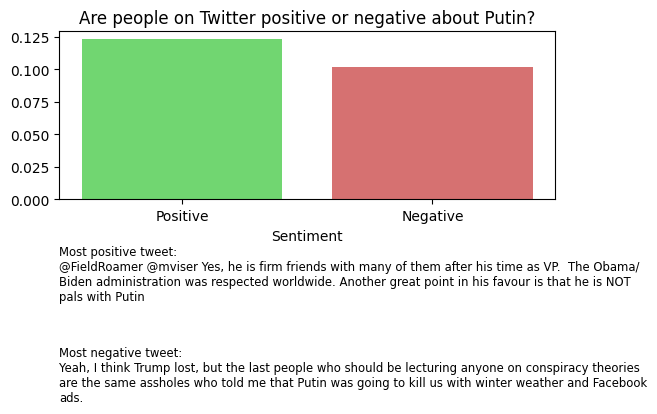

This figure's Python source:
"""
The player gets to search for a specific keyword in a chosen language (Swedish/English) and guess whether the
the 1000 most recent tweets associated with that keyword has a positive or negative sentiment.
If the player guess right, the active Pokemon gets rewarded an attack bonus. If the guess is wrong,
the pokemon gets punished and looses attack strength.
"""

from twitter.twitter_search import get_tweets
import textwrap

import nltk
from nltk.corpus import stopwords
#nltk.download("stopwords")
#nltk.download('punkt')
#nltk.download('vader_lexicon')

from nltk.sentiment.vader import SentimentIntensityAnalyzer as SentimentIntensityAnalyzerEnglish
from vaderSentimentSwedish.vaderSentimentSwedish import SentimentIntensityAnalyzerSwedish
import matplotlib.pyplot as plt
from matplotlib.font_manager import FontProperties


def wrap_text(text, width):
    new_text = "\n".join(textwrap.wrap(text, width))
    return new_text


def sentiment_analysis(keyword, language, file_name='', live=False):
    """ Perform sentiment analysis on Twitter data. Visualize the result as a bar graph and
        print the most positive and the most negative tweet on screen.
        If the negative sentiment is greater than the positive, return 'negative'.
        If the positive sentiment is greater than the negative return 'positive'.
        If the sentiment is equally positive and negative return 'neutral'.
        If something went wrong and it wasn't possible to retrieve tweets return None. """

    if file_name:
        load_from_file = True
    else:
        load_from_file = False

    tweets = get_tweets(keyword=keyword, language=language, load_from_file=load_from_file, live=live, file_name=file_name, file_path='demo-tweets')

    if tweets is None:
        return 'connection_error'
    if len(tweets) < 2:
        return 'too_few_results'

    tweet_blob = "\n\n".join(tweets)

    most_positive_tweet, most_negative_tweet = get_tweets_with_highest_sentiment_score(tweets, language)
    if len(most_positive_tweet) < 1 or len(most_negative_tweet) < 1:
        # Ugly fix - handle if all tweets have a compound score of 0. So not really too few results,
        # but due to time limitations - this will have to do. Future improvement - if all tweets have a compound
        # score of 0 - display the bar graph with one selected tweet and print - "all tweets are neutral".
        return 'too_few_results'

    sentiment_score = 0
    if language == "english":
        sentiment_score = SentimentIntensityAnalyzerEnglish().polarity_scores(tweet_blob)

        """ Run to demo how the sentiment is calculated """
        # sent = {'neg': 0, 'neu': 0, 'pos': 0, 'compound_pos': 0, 'compound_neg': 0}
        # number_of_tweets = 0
        # for idx, tweet in enumerate(tweets):
        #     sentiment_score = SentimentIntensityAnalyzerEnglish().polarity_scores(tweet)
        #     print("\n", idx,  tweet, str(sentiment_score))
        #     num += 1
        #     #print(sentiment_score)
        #     sent['neg'] += sentiment_score['neg']
        #     sent['neu'] += sentiment_score['neu']
        #     sent['pos'] += sentiment_score['pos']
        #     if sentiment_score['compound'] > 0:
        #         sent['compound_pos'] += sentiment_score['compound']
        #     elif sentiment_score['compound'] < 0:
        #         sent['compound_neg'] += sentiment_score['compound']
        # print("----")
        # print(sent)
        # print(number_of_tweets)

    elif language == "swedish":
        sentiment_score = SentimentIntensityAnalyzerSwedish().polarity_scores(tweet_blob)

    """ Visualize the result as a bar graph """
    negative_score = sentiment_score['neg']
    positive_score = sentiment_score['pos']
    score = [positive_score, negative_score]
    sentiment = ["Positive", "Negative"]

    plot1 = plt.subplot(211)
    plot1.set_xlabel("Sentiment")
    plot1.bar(sentiment, score, color=((0.3, 0.8, 0.3, 0.8), (0.8, 0.3, 0.3, 0.8)))
    plot1.set_title(f"Are people on Twitter positive or negative about {keyword}?")

    plot2 = plt.subplot(212)
    plot2.axis('off')
    plot2.set_xlim(0, 1)
    plot2.set_ylim(0, 10)
    font = FontProperties()
    font.set_size('small')
    plot2.text(0, 6, f"Most positive tweet:\n{wrap_text(most_positive_tweet, 100)}", fontproperties=font)
    plot2.text(0, 0, f"Most negative tweet:\n{wrap_text(most_negative_tweet, 100)}", fontproperties=font)

    plt.savefig('./twitter/sentiment_analysis.png', bbox_inches='tight')
    print("saves fig")
    plt.close()

    if positive_score > negative_score:
        return "positive"
    elif positive_score < negative_score:
        return "negative"
    else:
        return "neutral"


def get_tweets_with_highest_sentiment_score(tweets, language):
    """ Return the tweet with the highest positive sentiment score and the tweet with lowest negative score """

    most_pos = {'tweet': "", 'compound_score': 0}
    most_neg = {'tweet': "", 'compound_score': 0}
    sia = ""
    if language == "english":
        sia = SentimentIntensityAnalyzerEnglish()
    elif language == "swedish":
        sia = SentimentIntensityAnalyzerSwedish()

    for idx, tweet in enumerate(tweets):
        sentiment_score = sia.polarity_scores(tweet)
        #print("\n", idx, tweet, str(sentiment_score))

        if sentiment_score['compound'] > most_pos['compound_score']:
            most_pos['compound_score'] = sentiment_score['compound']
            most_pos['tweet'] = tweet
        if sentiment_score['compound'] < most_neg['compound_score']:
            most_neg['compound_score'] = sentiment_score['compound']
            most_neg['tweet'] = tweet

    return most_pos['tweet'], most_neg['tweet']


if __name__ == '__main__':
    sentiment_analysis(keyword="covid", language="english", file_name='demo_tweets_english_covid.p', live=False)
